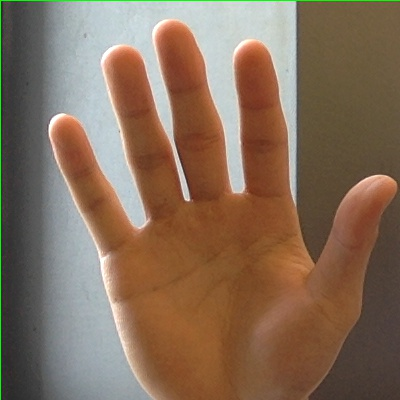
#> input picture bow/dataset/1.jpg, 400 x 400 px, found by its file name
$ python test.py   (Python 2 division)   (older library calls are emulated)
#> lines starting #> are read from the running program, lines starting #| are printed output that depends on the picture; after the words box and inside, x2 and y2 are one past the last pixel; in counts of white or black regions, pixels touching at a corner belong together
from os import listdir
from os.path import isfile, join

import cv2
import numpy

'''
how to read from directory
'''
model_path='./edge_model'
print listdir(model_path)
files = []
for f in listdir(model_path):
	print join(model_path,f)
 	if isfile(join(model_path,f)) and join(model_path,f).endswith('.jpg'):
 		files.append(f)
print len(files)

'''
try to match shape by matchShapes()
	* after canny or threshold process, cannot recognize two gestures
'''
img1 = cv2.imread('./edge_model/1.jpg',0)
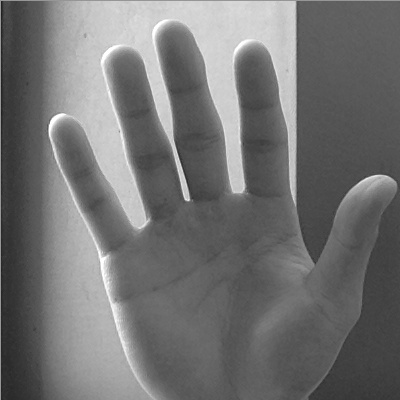
#> img1: shape (400, 400); min 30, max 255, mean 113.8
img2 = cv2.imread('./edge_model/2.jpg',0)
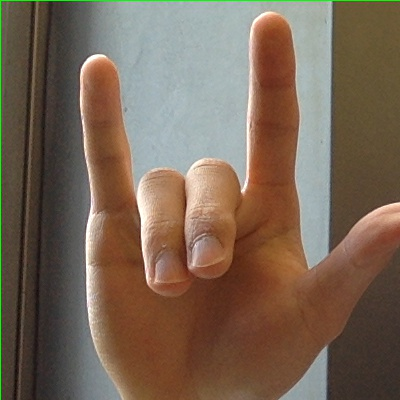
#> input picture bow/dataset/2.jpg, 400 x 400 px, found by its file name
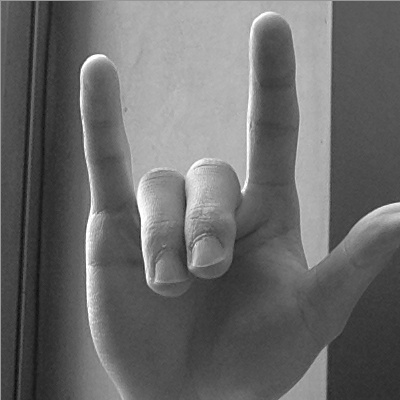
#> img2: shape (400, 400); min 11, max 255, mean 105.5

ret, thresh = cv2.threshold(img1, 127, 255,0)
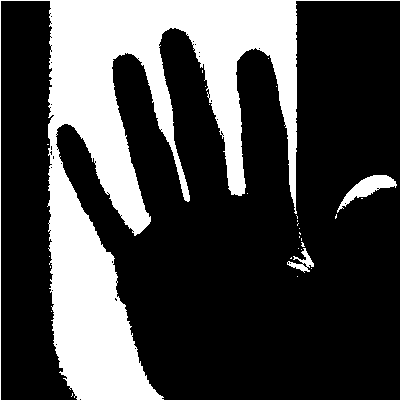
#> thresh: shape (400, 400); 27.7% white; 29 white regions (26 under 20 px), largest, box (x1, y1, x2, y2) and area: (0, 0, 400, 400) 43315, (337, 175, 397, 213) 745, (287, 248, 314, 273) 244
ret, thresh2 = cv2.threshold(img2, 127, 255,0)
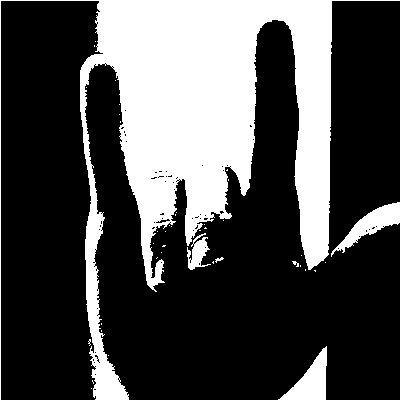
#> thresh2: shape (400, 400); 29.4% white; 41 white regions (35 under 20 px)
_,contours,hierarchy = cv2.findContours(thresh,2,1)
#> contours = 77 contours, 74 with area under 20; largest, box (x1, y1, x2, y2) and area: (0, 0, 400, 400) 41540, (337, 175, 397, 213) 674, (287, 248, 314, 273) 195
cnt1 = contours[0]
#> cnt1 = [[72, 393], [72, 394], [72, 395], [71, 396], [72, 395], [72, 394]]
_,contours,hierarchy = cv2.findContours(thresh2,2,1)
#> contours = 128 contours, 123 with area under 20; largest, box (x1, y1, x2, y2) and area: (0, 0, 400, 400) 42452, (278, 346, 327, 400) 1128, (331, 202, 400, 257) 1091, (187, 233, 211, 270) 370, (155, 218, 171, 224) 38
cnt2 = contours[0]
#> cnt2 = [[91, 388]]

ret = cv2.matchShapes(cnt1,cnt2,1,0.0)
#> ret = 0
print ret
#| 0.0
while (True):
	cv2.imshow('1', thresh)
	cv2.imshow('2', thresh2)
